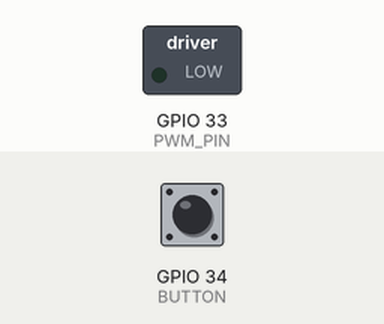
Bench run of a sketch on a simulated ESP32. On the bench: switched loads named in the sketch (green lamp = pin HIGH). The test bench sets the inputs (shaded band); at power-on: GPIO 34 (BUTTON) LOW. What the sketch prints to the serial monitor is not drawn.

Above: at 1.2 s.
1.3 s: GPIO 34 (BUTTON) pulled HIGH for 1 s
At 1.75 s:
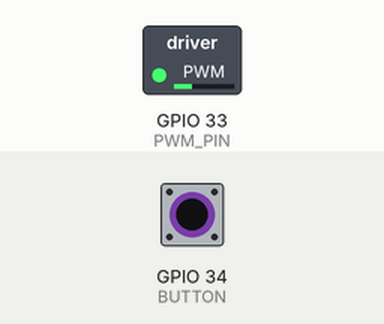
At 3.7 s:
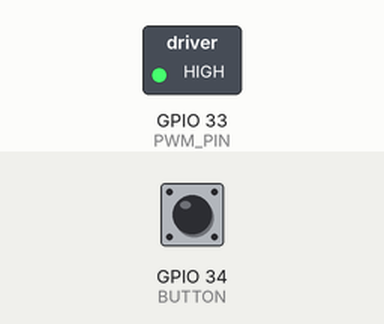
4.0 s: GPIO 34 (BUTTON) pulled HIGH for 0.15 s
Timing chart, 0 to 13.1 s (numbered marks = the images above; inputs shaded):
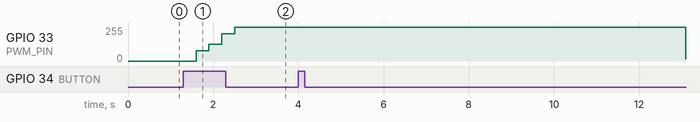

The sketch:

PWM_Led_Motor.ino
```cpp
const int PWM_PIN = 33;
const int PWM_FREQ = 10000; //[Hz] //Frecuencia <1kHz poca eficiencia; >5kHz buena eficiencia
const int PWM_CHANNEL = 0;
const int PWM_RESOLUTION = 8; //Profundidad de bits


const int BUTTON = 34;


float t; //Tiempo
int  waveform = 0; //Menú de formas de onda para modular el ciclo de trabajo
float dutyCycle; //Que tan grande es el pulso - 100% Prendido todo el tiempo y 0% Apagado todo el tiempo

void setup() {
  Serial.begin(115200);
  pinMode(BUTTON,INPUT_PULLDOWN);

  //Configuracion de PWM
  ledcSetup(PWM_CHANNEL, PWM_FREQ , PWM_RESOLUTION); // Configuracion del canal PWM
  ledcAttachPin(PWM_PIN, PWM_CHANNEL); // Asignación del canal a un pin

}

void loop() {

  //Polling botón
  if(digitalRead(BUTTON)){
     waveform++;
     if(waveform>7) {
        waveform=0;
     }
     Serial.println(waveform);
     delay(300);
  }

  //Tiempo del ciclo
  t++;
  if(t>=256) {
    t=0;
  }


  //Menú de formas de onda disponibles
  switch (waveform){

    case 0:
     dutyCycle = 0;
    break;

    case 1:
     dutyCycle = 0.3;
    break;

    case 2:
      dutyCycle = 0.5;
    break;

    case 3:
      dutyCycle = 0.8;
    break;

    case 4:
      dutyCycle = 1;
    break;

    //Graficar formas de onda en Desmos
    case 5:
      dutyCycle = (t+0.1)/256;
      delay(2.5);
    break;

    case 6:
      dutyCycle = 0.5*sin(2*PI*t/256)+0.5;
      delay(0.5);
    break;

    case 7:
      dutyCycle = pow(2.71828,((t/255)-1)*2);
      delay(4);
    break;
  }

  //Muestra forma de onda en serial plotter
  Serial.println(dutyCycle*100);

  //Envia señal PWM al pin seleccionado
  ledcWrite(PWM_CHANNEL, dutyCycle*255);


}
```

Measured:
- after the input at 1.3 s, GPIO 33 (PWM_PIN): 0/255 → 76/255 after 0.30 s, → 127/255 0.30 s later, → 203/255 0.30 s later, → 255/255 0.30 s later
- after the input at 4.0 s, GPIO 33 (PWM_PIN): 255/255 → 17/255 after 9.1 s
